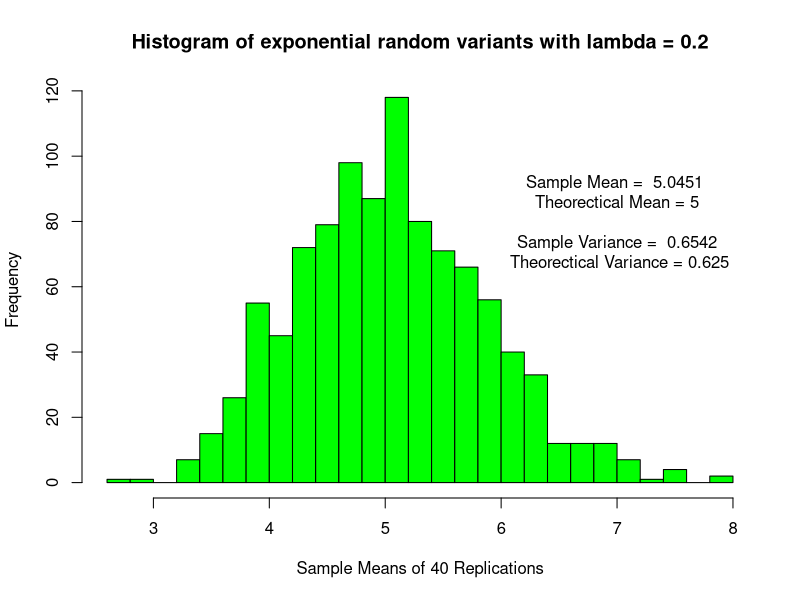
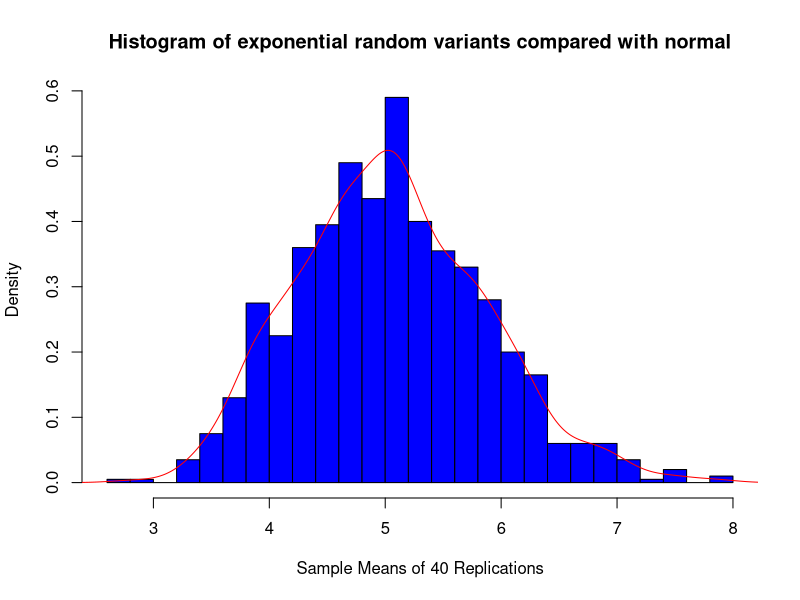

Write R code to recreate these figures, in order.
## ---- chunk 1
knitr::opts_chunk$set(echo = TRUE)
library(knitr)
## ---- chunk 2
lambda <- 0.2
n <- 40
B <- 1000
set.seed(10)
sim <- matrix(rexp(n*B, lambda), B, n)
means <- apply(sim, 1, mean)
sampleMean <- mean(means)
theoreticalMean <- 1/lambda
sampleVar <- var(means)
theoreticalVar <- (1/lambda)^2/n
## ---- chunk 3
hist(means, col = "green", breaks = 30, main = "Histogram of exponential random variants with lambda = 0.2", xlab = "Sample Means of 40 Replications")
text(7,80, paste("Sample Mean = ", round(sampleMean, 4), "\n Theorectical Mean =", theoreticalMean, "\n", "\n Sample Variance = ", round(sampleVar, 4), "\n Theorectical Variance =", theoreticalVar))
## ---- chunk 4
hist(means, col = "blue", breaks = 30, main = "Histogram of exponential random variants compared with normal", xlab = "Sample Means of 40 Replications", prob = TRUE)
lines(density(means), col = "red")
## ---- chunk 5
t.test(means)$conf.int
